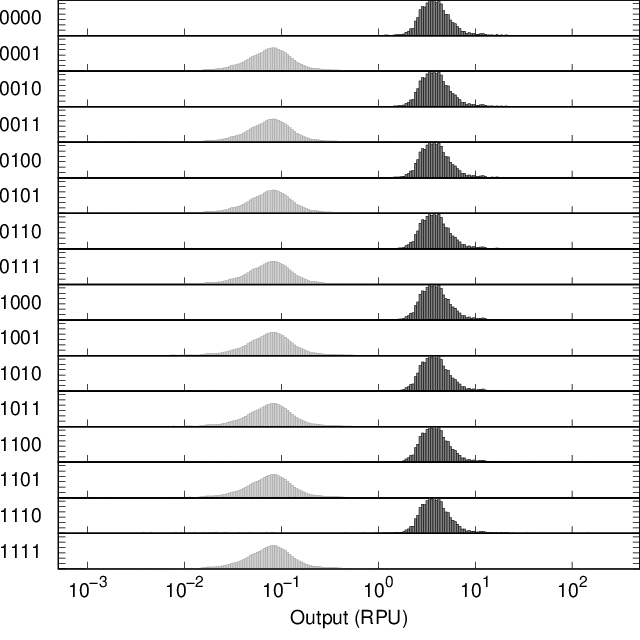

Generate this figure with gnuplot:
set output "ori_A000_A1_AmtR_gate.eps"
set terminal postscript  eps  enhanced color "Helvetica, 35" size 8,8
reset
set xtics nomirror
set tics scale 2
set logscale x
set format y "" 
set format x "" 
set xtics (0.001, 0.01, 0.1, 0, 1, 10, 100)
set ytics 0.01
set border 15 lw 2
set lmargin 5
set bmargin 0
set rmargin 0
set tmargin 0
max=500 #max value
min=0.0005 #min value
set xrange [min:max]
set yrange [-0.0002:0.066502]
set style fill solid 0.5 #fillstyle
set multiplot layout 18,1 rowsfirst
set ylabel "0000" rotate by 0
plot "ori_A000_A1_AmtR_gate.txt" u (10**$1):2 w boxes lc rgb "black" notitle
set ylabel "0001" rotate by 0
plot "ori_A000_A1_AmtR_gate.txt" u (10**$1):3 w boxes lc rgb "dark-gray" notitle
set ylabel "0010" rotate by 0
plot "ori_A000_A1_AmtR_gate.txt" u (10**$1):4 w boxes lc rgb "black" notitle
set ylabel "0011" rotate by 0
plot "ori_A000_A1_AmtR_gate.txt" u (10**$1):5 w boxes lc rgb "dark-gray" notitle
set ylabel "0100" rotate by 0
plot "ori_A000_A1_AmtR_gate.txt" u (10**$1):6 w boxes lc rgb "black" notitle
set ylabel "0101" rotate by 0
plot "ori_A000_A1_AmtR_gate.txt" u (10**$1):7 w boxes lc rgb "dark-gray" notitle
set ylabel "0110" rotate by 0
plot "ori_A000_A1_AmtR_gate.txt" u (10**$1):8 w boxes lc rgb "black" notitle
set ylabel "0111" rotate by 0
plot "ori_A000_A1_AmtR_gate.txt" u (10**$1):9 w boxes lc rgb "dark-gray" notitle
set ylabel "1000" rotate by 0
plot "ori_A000_A1_AmtR_gate.txt" u (10**$1):10 w boxes lc rgb "black" notitle
set ylabel "1001" rotate by 0
plot "ori_A000_A1_AmtR_gate.txt" u (10**$1):11 w boxes lc rgb "dark-gray" notitle
set ylabel "1010" rotate by 0
plot "ori_A000_A1_AmtR_gate.txt" u (10**$1):12 w boxes lc rgb "black" notitle
set ylabel "1011" rotate by 0
plot "ori_A000_A1_AmtR_gate.txt" u (10**$1):13 w boxes lc rgb "dark-gray" notitle
set ylabel "1100" rotate by 0
plot "ori_A000_A1_AmtR_gate.txt" u (10**$1):14 w boxes lc rgb "black" notitle
set ylabel "1101" rotate by 0
plot "ori_A000_A1_AmtR_gate.txt" u (10**$1):15 w boxes lc rgb "dark-gray" notitle
set ylabel "1110" rotate by 0
plot "ori_A000_A1_AmtR_gate.txt" u (10**$1):16 w boxes lc rgb "black" notitle
set ylabel "1111" rotate by 0
set format x "10^{%T}" 
set xlabel "Output (RPU)" 
plot "ori_A000_A1_AmtR_gate.txt" u (10**$1):17 w boxes lc rgb "dark-gray" notitle
unset multiplot
